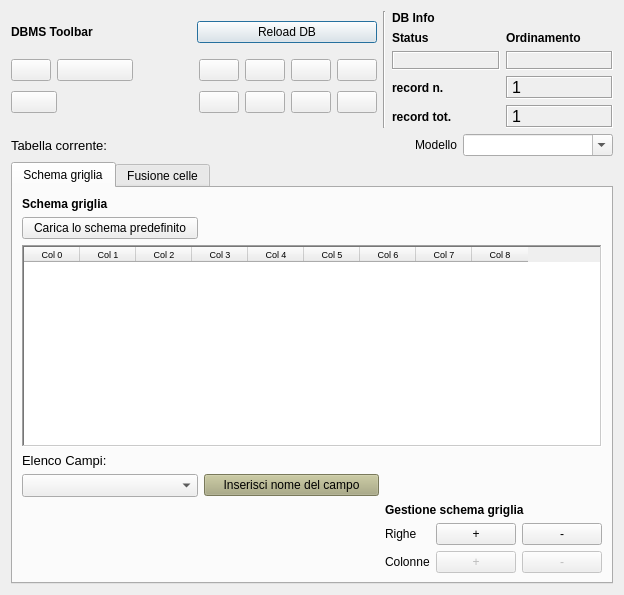
<?xml version="1.0" encoding="UTF-8"?>
<ui version="4.0">
 <class>DialogPDFManager</class>
 <widget class="QDialog" name="DialogPDFManager">
  <property name="geometry">
   <rect>
    <x>0</x>
    <y>0</y>
    <width>624</width>
    <height>595</height>
   </rect>
  </property>
  <property name="minimumSize">
   <size>
    <width>540</width>
    <height>400</height>
   </size>
  </property>
  <property name="windowTitle">
   <string>pyArchInit Gestione Scavi - Periodizzazione di scavo</string>
  </property>
  <property name="windowIcon">
   <iconset resource="resources.qrc">
    <normaloff>:/icons/iconSite.png</normaloff>:/icons/iconSite.png</iconset>
  </property>
  <layout class="QGridLayout" name="gridLayout_10">
   <item row="0" column="0">
    <layout class="QHBoxLayout" name="horizontalLayout">
     <item>
      <layout class="QGridLayout" name="gridLayout_2">
       <item row="0" column="0">
        <widget class="QLabel" name="label_29">
         <property name="font">
          <font>
           <weight>75</weight>
           <bold>true</bold>
          </font>
         </property>
         <property name="text">
          <string>DBMS Toolbar</string>
         </property>
        </widget>
       </item>
       <item row="0" column="1">
        <widget class="QPushButton" name="pushButton_connect">
         <property name="text">
          <string>Reload DB</string>
         </property>
        </widget>
       </item>
       <item row="1" column="0" colspan="2">
        <layout class="QGridLayout" name="gridLayout">
         <item row="0" column="0">
          <widget class="QPushButton" name="pushButton_first_rec">
           <property name="toolTip">
            <string>First rec</string>
           </property>
           <property name="text">
            <string/>
           </property>
           <property name="icon">
            <iconset resource="resources.qrc">
             <normaloff>:/icons/5_leftArrows.png</normaloff>:/icons/5_leftArrows.png</iconset>
           </property>
          </widget>
         </item>
         <item row="0" column="1" colspan="2">
          <widget class="QPushButton" name="pushButton_prev_rec">
           <property name="toolTip">
            <string>Prev rec</string>
           </property>
           <property name="text">
            <string/>
           </property>
           <property name="icon">
            <iconset resource="resources.qrc">
             <normaloff>:/icons/4_leftArrow.png</normaloff>:/icons/4_leftArrow.png</iconset>
           </property>
          </widget>
         </item>
         <item row="0" column="4">
          <widget class="QPushButton" name="pushButton_next_rec">
           <property name="toolTip">
            <string>Next rec</string>
           </property>
           <property name="text">
            <string/>
           </property>
           <property name="icon">
            <iconset resource="resources.qrc">
             <normaloff>:/icons/6_rightArrow.png</normaloff>:/icons/6_rightArrow.png</iconset>
           </property>
          </widget>
         </item>
         <item row="0" column="5">
          <widget class="QPushButton" name="pushButton_last_rec">
           <property name="toolTip">
            <string>Last rec</string>
           </property>
           <property name="text">
            <string/>
           </property>
           <property name="icon">
            <iconset resource="resources.qrc">
             <normaloff>:/icons/7_rightArrows.png</normaloff>:/icons/7_rightArrows.png</iconset>
           </property>
          </widget>
         </item>
         <item row="0" column="6">
          <widget class="QPushButton" name="pushButton_new_rec">
           <property name="font">
            <font>
             <pointsize>9</pointsize>
            </font>
           </property>
           <property name="toolTip">
            <string>New record</string>
           </property>
           <property name="text">
            <string/>
           </property>
           <property name="icon">
            <iconset resource="resources.qrc">
             <normaloff>:/icons/newrec.png</normaloff>:/icons/newrec.png</iconset>
           </property>
          </widget>
         </item>
         <item row="0" column="7">
          <widget class="QPushButton" name="pushButton_save">
           <property name="font">
            <font>
             <pointsize>9</pointsize>
            </font>
           </property>
           <property name="toolTip">
            <string>Save</string>
           </property>
           <property name="text">
            <string/>
           </property>
           <property name="icon">
            <iconset resource="resources.qrc">
             <normaloff>:/icons/b_save.png</normaloff>:/icons/b_save.png</iconset>
           </property>
           <property name="autoDefault">
            <bool>false</bool>
           </property>
          </widget>
         </item>
         <item row="1" column="0" colspan="2">
          <widget class="QPushButton" name="pushButton_delete">
           <property name="font">
            <font>
             <pointsize>9</pointsize>
            </font>
           </property>
           <property name="toolTip">
            <string>Delete record</string>
           </property>
           <property name="text">
            <string/>
           </property>
           <property name="icon">
            <iconset resource="resources.qrc">
             <normaloff>:/icons/delete.png</normaloff>:/icons/delete.png</iconset>
           </property>
          </widget>
         </item>
         <item row="1" column="2">
          <spacer name="horizontalSpacer">
           <property name="orientation">
            <enum>Qt::Horizontal</enum>
           </property>
           <property name="sizeHint" stdset="0">
            <size>
             <width>70</width>
             <height>30</height>
            </size>
           </property>
          </spacer>
         </item>
         <item row="1" column="4">
          <widget class="QPushButton" name="pushButton_new_search">
           <property name="font">
            <font>
             <pointsize>9</pointsize>
            </font>
           </property>
           <property name="toolTip">
            <string>new search</string>
           </property>
           <property name="text">
            <string/>
           </property>
           <property name="icon">
            <iconset resource="resources.qrc">
             <normaloff>:/icons/new_search.png</normaloff>:/icons/new_search.png</iconset>
           </property>
          </widget>
         </item>
         <item row="1" column="5">
          <widget class="QPushButton" name="pushButton_search_go">
           <property name="font">
            <font>
             <pointsize>9</pointsize>
            </font>
           </property>
           <property name="toolTip">
            <string>search !!!</string>
           </property>
           <property name="text">
            <string/>
           </property>
           <property name="icon">
            <iconset resource="resources.qrc">
             <normaloff>:/icons/search.png</normaloff>:/icons/search.png</iconset>
           </property>
          </widget>
         </item>
         <item row="1" column="6">
          <widget class="QPushButton" name="pushButton_sort">
           <property name="font">
            <font>
             <pointsize>9</pointsize>
            </font>
           </property>
           <property name="toolTip">
            <string>Order by</string>
           </property>
           <property name="text">
            <string/>
           </property>
           <property name="icon">
            <iconset resource="resources.qrc">
             <normaloff>:/icons/sort.png</normaloff>:/icons/sort.png</iconset>
           </property>
          </widget>
         </item>
         <item row="1" column="7">
          <widget class="QPushButton" name="pushButton_view_all">
           <property name="font">
            <font>
             <pointsize>9</pointsize>
            </font>
           </property>
           <property name="toolTip">
            <string>View alls records</string>
           </property>
           <property name="text">
            <string/>
           </property>
           <property name="icon">
            <iconset resource="resources.qrc">
             <normaloff>:/icons/view_all.png</normaloff>:/icons/view_all.png</iconset>
           </property>
          </widget>
         </item>
         <item row="0" column="3">
          <spacer name="horizontalSpacer_2">
           <property name="orientation">
            <enum>Qt::Horizontal</enum>
           </property>
           <property name="sizeHint" stdset="0">
            <size>
             <width>60</width>
             <height>20</height>
            </size>
           </property>
          </spacer>
         </item>
        </layout>
       </item>
      </layout>
     </item>
     <item>
      <widget class="Line" name="line_6">
       <property name="orientation">
        <enum>Qt::Vertical</enum>
       </property>
      </widget>
     </item>
     <item>
      <layout class="QGridLayout" name="gridLayout_5">
       <item row="0" column="0">
        <widget class="QLabel" name="label_42">
         <property name="font">
          <font>
           <weight>75</weight>
           <bold>true</bold>
          </font>
         </property>
         <property name="autoFillBackground">
          <bool>true</bool>
         </property>
         <property name="text">
          <string>DB Info</string>
         </property>
        </widget>
       </item>
       <item row="1" column="0">
        <layout class="QGridLayout" name="gridLayout_4">
         <item row="0" column="1">
          <widget class="QLabel" name="label_43">
           <property name="font">
            <font>
             <pointsize>9</pointsize>
             <weight>75</weight>
             <bold>true</bold>
            </font>
           </property>
           <property name="text">
            <string>Ordinamento</string>
           </property>
           <property name="margin">
            <number>0</number>
           </property>
          </widget>
         </item>
         <item row="1" column="0">
          <widget class="QLabel" name="label_status">
           <property name="minimumSize">
            <size>
             <width>50</width>
             <height>0</height>
            </size>
           </property>
           <property name="font">
            <font>
             <pointsize>9</pointsize>
             <weight>75</weight>
             <bold>true</bold>
            </font>
           </property>
           <property name="cursor">
            <cursorShape>ForbiddenCursor</cursorShape>
           </property>
           <property name="mouseTracking">
            <bool>false</bool>
           </property>
           <property name="contextMenuPolicy">
            <enum>Qt::DefaultContextMenu</enum>
           </property>
           <property name="frameShape">
            <enum>QFrame::Box</enum>
           </property>
           <property name="frameShadow">
            <enum>QFrame::Sunken</enum>
           </property>
           <property name="text">
            <string/>
           </property>
           <property name="alignment">
            <set>Qt::AlignCenter</set>
           </property>
           <property name="margin">
            <number>0</number>
           </property>
          </widget>
         </item>
         <item row="1" column="1">
          <widget class="QLabel" name="label_sort">
           <property name="minimumSize">
            <size>
             <width>40</width>
             <height>0</height>
            </size>
           </property>
           <property name="sizeIncrement">
            <size>
             <width>40</width>
             <height>0</height>
            </size>
           </property>
           <property name="baseSize">
            <size>
             <width>40</width>
             <height>0</height>
            </size>
           </property>
           <property name="font">
            <font>
             <pointsize>10</pointsize>
             <weight>75</weight>
             <bold>true</bold>
            </font>
           </property>
           <property name="cursor">
            <cursorShape>ForbiddenCursor</cursorShape>
           </property>
           <property name="mouseTracking">
            <bool>false</bool>
           </property>
           <property name="contextMenuPolicy">
            <enum>Qt::DefaultContextMenu</enum>
           </property>
           <property name="frameShape">
            <enum>QFrame::Box</enum>
           </property>
           <property name="frameShadow">
            <enum>QFrame::Sunken</enum>
           </property>
           <property name="text">
            <string/>
           </property>
           <property name="alignment">
            <set>Qt::AlignCenter</set>
           </property>
           <property name="margin">
            <number>0</number>
           </property>
          </widget>
         </item>
         <item row="0" column="0">
          <widget class="QLabel" name="label_34">
           <property name="font">
            <font>
             <pointsize>9</pointsize>
             <weight>75</weight>
             <bold>true</bold>
            </font>
           </property>
           <property name="text">
            <string>Status</string>
           </property>
           <property name="margin">
            <number>0</number>
           </property>
          </widget>
         </item>
        </layout>
       </item>
       <item row="2" column="0">
        <layout class="QGridLayout" name="gridLayout_3">
         <item row="0" column="0">
          <widget class="QLabel" name="label_27">
           <property name="font">
            <font>
             <pointsize>9</pointsize>
             <weight>75</weight>
             <bold>true</bold>
            </font>
           </property>
           <property name="text">
            <string>record n.</string>
           </property>
           <property name="margin">
            <number>0</number>
           </property>
          </widget>
         </item>
         <item row="0" column="1">
          <widget class="QLabel" name="label_rec_corrente">
           <property name="font">
            <font>
             <family>Microsoft Sans Serif</family>
             <pointsize>12</pointsize>
            </font>
           </property>
           <property name="cursor">
            <cursorShape>ForbiddenCursor</cursorShape>
           </property>
           <property name="mouseTracking">
            <bool>false</bool>
           </property>
           <property name="contextMenuPolicy">
            <enum>Qt::DefaultContextMenu</enum>
           </property>
           <property name="frameShape">
            <enum>QFrame::Box</enum>
           </property>
           <property name="frameShadow">
            <enum>QFrame::Sunken</enum>
           </property>
           <property name="text">
            <string>1</string>
           </property>
          </widget>
         </item>
         <item row="1" column="0">
          <widget class="QLabel" name="label_28">
           <property name="font">
            <font>
             <pointsize>9</pointsize>
             <weight>75</weight>
             <bold>true</bold>
            </font>
           </property>
           <property name="text">
            <string>record tot.</string>
           </property>
           <property name="margin">
            <number>0</number>
           </property>
          </widget>
         </item>
         <item row="1" column="1">
          <widget class="QLabel" name="label_rec_tot">
           <property name="font">
            <font>
             <family>Microsoft Sans Serif</family>
             <pointsize>12</pointsize>
            </font>
           </property>
           <property name="cursor">
            <cursorShape>ForbiddenCursor</cursorShape>
           </property>
           <property name="mouseTracking">
            <bool>false</bool>
           </property>
           <property name="contextMenuPolicy">
            <enum>Qt::DefaultContextMenu</enum>
           </property>
           <property name="frameShape">
            <enum>QFrame::Box</enum>
           </property>
           <property name="frameShadow">
            <enum>QFrame::Sunken</enum>
           </property>
           <property name="text">
            <string>1</string>
           </property>
          </widget>
         </item>
        </layout>
       </item>
      </layout>
     </item>
    </layout>
   </item>
   <item row="3" column="0">
    <layout class="QHBoxLayout" name="horizontalLayout_2">
     <item>
      <widget class="QLabel" name="label_6">
       <property name="font">
        <font>
         <pointsize>10</pointsize>
        </font>
       </property>
       <property name="text">
        <string>Tabella corrente: </string>
       </property>
      </widget>
     </item>
     <item>
      <widget class="QLabel" name="label_tabella_corrente">
       <property name="minimumSize">
        <size>
         <width>200</width>
         <height>0</height>
        </size>
       </property>
       <property name="maximumSize">
        <size>
         <width>400</width>
         <height>16777215</height>
        </size>
       </property>
       <property name="font">
        <font>
         <pointsize>12</pointsize>
         <weight>75</weight>
         <bold>true</bold>
        </font>
       </property>
       <property name="text">
        <string/>
       </property>
      </widget>
     </item>
     <item>
      <spacer name="horizontalSpacer_5">
       <property name="orientation">
        <enum>Qt::Horizontal</enum>
       </property>
       <property name="sizeHint" stdset="0">
        <size>
         <width>600</width>
         <height>20</height>
        </size>
       </property>
      </spacer>
     </item>
     <item>
      <widget class="QLabel" name="label_4">
       <property name="minimumSize">
        <size>
         <width>0</width>
         <height>0</height>
        </size>
       </property>
       <property name="text">
        <string>Modello</string>
       </property>
      </widget>
     </item>
     <item>
      <widget class="QComboBox" name="comboBox_modello">
       <property name="minimumSize">
        <size>
         <width>150</width>
         <height>0</height>
        </size>
       </property>
       <property name="editable">
        <bool>true</bool>
       </property>
      </widget>
     </item>
    </layout>
   </item>
   <item row="4" column="0">
    <widget class="QTabWidget" name="tabWidget">
     <property name="currentIndex">
      <number>0</number>
     </property>
     <widget class="QWidget" name="tab">
      <attribute name="title">
       <string>Schema griglia</string>
      </attribute>
      <layout class="QGridLayout" name="gridLayout_9">
       <item row="8" column="1">
        <widget class="QComboBox" name="comboBox_elenco_campi">
         <property name="enabled">
          <bool>true</bool>
         </property>
         <property name="font">
          <font>
           <pointsize>10</pointsize>
           <weight>75</weight>
           <bold>true</bold>
          </font>
         </property>
         <property name="editable">
          <bool>false</bool>
         </property>
        </widget>
       </item>
       <item row="4" column="1">
        <widget class="QLabel" name="label_13">
         <property name="font">
          <font>
           <weight>75</weight>
           <bold>true</bold>
          </font>
         </property>
         <property name="text">
          <string>Schema griglia</string>
         </property>
        </widget>
       </item>
       <item row="6" column="1" colspan="3">
        <widget class="QTableWidget" name="tableWidget_schema_griglia">
         <property name="sizePolicy">
          <sizepolicy hsizetype="Expanding" vsizetype="Expanding">
           <horstretch>0</horstretch>
           <verstretch>0</verstretch>
          </sizepolicy>
         </property>
         <property name="font">
          <font>
           <pointsize>7</pointsize>
          </font>
         </property>
         <property name="frameShape">
          <enum>QFrame::WinPanel</enum>
         </property>
         <property name="frameShadow">
          <enum>QFrame::Sunken</enum>
         </property>
         <property name="lineWidth">
          <number>1</number>
         </property>
         <property name="gridStyle">
          <enum>Qt::SolidLine</enum>
         </property>
         <attribute name="horizontalHeaderVisible">
          <bool>true</bool>
         </attribute>
         <attribute name="horizontalHeaderDefaultSectionSize">
          <number>56</number>
         </attribute>
         <column>
          <property name="text">
           <string>Col 0</string>
          </property>
         </column>
         <column>
          <property name="text">
           <string>Col 1</string>
          </property>
         </column>
         <column>
          <property name="text">
           <string>Col 2</string>
          </property>
         </column>
         <column>
          <property name="text">
           <string>Col 3</string>
          </property>
         </column>
         <column>
          <property name="text">
           <string>Col 4</string>
          </property>
         </column>
         <column>
          <property name="text">
           <string>Col 5</string>
          </property>
         </column>
         <column>
          <property name="text">
           <string>Col 6</string>
          </property>
         </column>
         <column>
          <property name="text">
           <string>Col 7</string>
          </property>
         </column>
         <column>
          <property name="text">
           <string>Col 8</string>
          </property>
         </column>
        </widget>
       </item>
       <item row="11" column="3">
        <layout class="QGridLayout" name="gridLayout_8">
         <item row="0" column="0">
          <widget class="QLabel" name="label_14">
           <property name="font">
            <font>
             <weight>75</weight>
             <bold>true</bold>
            </font>
           </property>
           <property name="text">
            <string>Gestione schema griglia</string>
           </property>
          </widget>
         </item>
         <item row="1" column="0">
          <layout class="QGridLayout" name="gridLayout_6">
           <item row="0" column="0">
            <widget class="QLabel" name="label">
             <property name="text">
              <string>Righe</string>
             </property>
            </widget>
           </item>
           <item row="0" column="1">
            <widget class="QPushButton" name="pushButton_add_row_griglia">
             <property name="enabled">
              <bool>true</bool>
             </property>
             <property name="text">
              <string>+</string>
             </property>
            </widget>
           </item>
           <item row="0" column="2">
            <widget class="QPushButton" name="pushButton_remove_row_griglia">
             <property name="enabled">
              <bool>true</bool>
             </property>
             <property name="text">
              <string>-</string>
             </property>
            </widget>
           </item>
          </layout>
         </item>
         <item row="2" column="0">
          <layout class="QGridLayout" name="gridLayout_7">
           <item row="0" column="0">
            <widget class="QLabel" name="label_2">
             <property name="text">
              <string>Colonne</string>
             </property>
            </widget>
           </item>
           <item row="0" column="1">
            <widget class="QPushButton" name="pushButton_add_row_2">
             <property name="enabled">
              <bool>false</bool>
             </property>
             <property name="text">
              <string>+</string>
             </property>
            </widget>
           </item>
           <item row="0" column="2">
            <widget class="QPushButton" name="pushButton_remove_row_2">
             <property name="enabled">
              <bool>false</bool>
             </property>
             <property name="text">
              <string>-</string>
             </property>
            </widget>
           </item>
          </layout>
         </item>
        </layout>
       </item>
       <item row="5" column="1">
        <widget class="QPushButton" name="pushButton_charge_default_schema">
         <property name="text">
          <string>Carica lo schema predefinito</string>
         </property>
        </widget>
       </item>
       <item row="7" column="1">
        <widget class="QLabel" name="label_9">
         <property name="maximumSize">
          <size>
           <width>200</width>
           <height>16777215</height>
          </size>
         </property>
         <property name="font">
          <font>
           <pointsize>10</pointsize>
          </font>
         </property>
         <property name="text">
          <string>Elenco Campi:</string>
         </property>
        </widget>
       </item>
       <item row="8" column="2">
        <widget class="QPushButton" name="pushButton_inserisci_nome_campo">
         <property name="styleSheet">
          <string notr="true">background-color: rgb(170, 170, 127);</string>
         </property>
         <property name="text">
          <string>Inserisci nome del campo</string>
         </property>
        </widget>
       </item>
      </layout>
     </widget>
     <widget class="QWidget" name="tab_2">
      <attribute name="title">
       <string>Fusione celle</string>
      </attribute>
      <layout class="QGridLayout" name="gridLayout_14">
       <item row="0" column="0">
        <widget class="QLabel" name="label_16">
         <property name="font">
          <font>
           <weight>75</weight>
           <bold>true</bold>
          </font>
         </property>
         <property name="text">
          <string>Schema fusione celle</string>
         </property>
        </widget>
       </item>
       <item row="1" column="0" colspan="2">
        <widget class="QTableWidget" name="tableWidget_gestione_celle">
         <property name="frameShape">
          <enum>QFrame::WinPanel</enum>
         </property>
         <property name="frameShadow">
          <enum>QFrame::Sunken</enum>
         </property>
         <property name="lineWidth">
          <number>1</number>
         </property>
         <property name="gridStyle">
          <enum>Qt::SolidLine</enum>
         </property>
         <column>
          <property name="text">
           <string>Comando</string>
          </property>
         </column>
         <column>
          <property name="text">
           <string>Cella iniziale</string>
          </property>
         </column>
         <column>
          <property name="text">
           <string>Cella finale</string>
          </property>
         </column>
         <column>
          <property name="text">
           <string>Riferimento</string>
          </property>
         </column>
        </widget>
       </item>
       <item row="2" column="1">
        <layout class="QGridLayout" name="gridLayout_11">
         <item row="0" column="0">
          <widget class="QLabel" name="label_15">
           <property name="font">
            <font>
             <weight>75</weight>
             <bold>true</bold>
            </font>
           </property>
           <property name="text">
            <string>Gestione fusione celle</string>
           </property>
          </widget>
         </item>
         <item row="1" column="0">
          <layout class="QGridLayout" name="gridLayout_12">
           <item row="0" column="0">
            <widget class="QLabel" name="label_3">
             <property name="text">
              <string>Righe</string>
             </property>
            </widget>
           </item>
           <item row="0" column="1">
            <widget class="QPushButton" name="pushButton_add_row_cell">
             <property name="text">
              <string>+</string>
             </property>
            </widget>
           </item>
           <item row="0" column="2">
            <widget class="QPushButton" name="pushButton_remove_row_cell">
             <property name="text">
              <string>-</string>
             </property>
            </widget>
           </item>
          </layout>
         </item>
         <item row="2" column="0">
          <layout class="QGridLayout" name="gridLayout_13"/>
         </item>
        </layout>
       </item>
      </layout>
     </widget>
    </widget>
   </item>
  </layout>
 </widget>
 <resources>
  <include location="resources.qrc"/>
 </resources>
 <connections/>
</ui>
